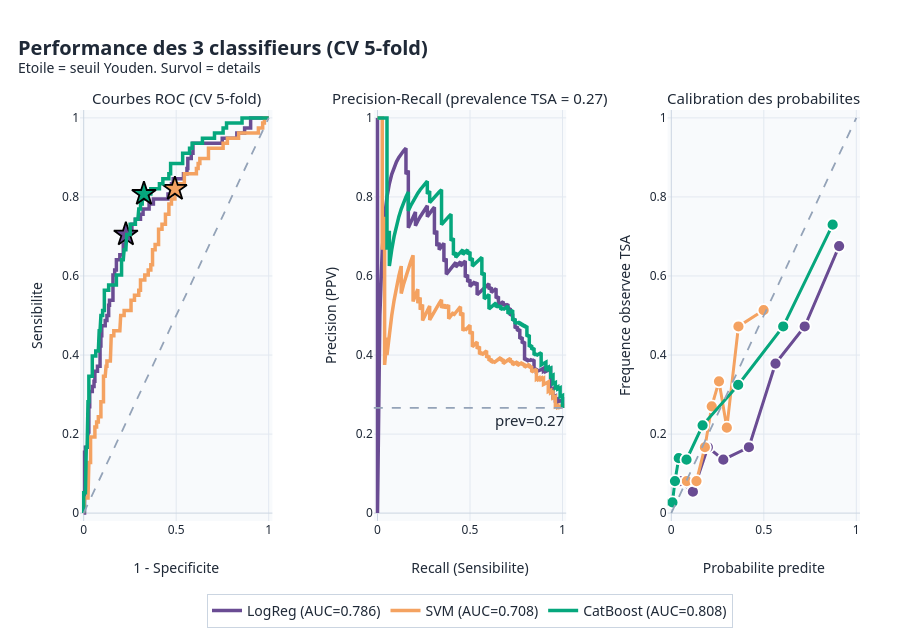

The notebook cell saved with this chart:
### Markdown cell above
## A.2 - ROC + Precision-Recall + Calibration (interactif)

### Code cell
fig = make_subplots(rows=1, cols=3, horizontal_spacing=0.13,
                    subplot_titles=('Courbes ROC (CV 5-fold)',
                                    f'Precision-Recall (prevalence TSA = {prev:.2f})',
                                    'Calibration des probabilites'))

for name, p in probas.items():
    fpr, tpr, thr = roc_curve(y, p)
    auc = roc_auc_score(y, p)
    youden = tpr - fpr; i_opt = int(np.argmax(youden))
    fig.add_trace(go.Scatter(
        x=fpr, y=tpr, mode='lines', name=f'{name} (AUC={auc:.3f})',
        line=dict(color=PALETTE[name], width=3.5),
        legendgroup=name,
        hovertemplate=f'<b>{name}</b><br>1-Spec=%{{x:.3f}}  Sens=%{{y:.3f}}<extra></extra>'),
        row=1, col=1)
    fig.add_trace(go.Scatter(
        x=[fpr[i_opt]], y=[tpr[i_opt]], mode='markers', showlegend=False,
        marker=dict(size=18, color=PALETTE[name], symbol='star',
                    line=dict(color='black', width=1.8)),
        legendgroup=name,
        hovertemplate=f'<b>{name}</b><br>Seuil Youden p={thr[i_opt]:.2f}<br>'
                      f'Sens={tpr[i_opt]:.2f}  Spec={1-fpr[i_opt]:.2f}<extra></extra>'),
        row=1, col=1)

    pr, rc, _ = precision_recall_curve(y, p)
    ap = average_precision_score(y, p)
    fig.add_trace(go.Scatter(
        x=rc, y=pr, mode='lines', name=f'{name} (AP={ap:.3f})',
        line=dict(color=PALETTE[name], width=3.5),
        legendgroup=name, showlegend=False,
        hovertemplate=f'<b>{name}</b><br>Recall=%{{x:.3f}}  Precision=%{{y:.3f}}<extra></extra>'),
        row=1, col=2)

    fp, mp = calibration_curve(y, p, n_bins=8, strategy='quantile')
    brier = brier_score_loss(y, p)
    fig.add_trace(go.Scatter(
        x=mp, y=fp, mode='lines+markers', name=f'{name} (Brier={brier:.3f})',
        line=dict(color=PALETTE[name], width=3),
        marker=dict(size=12, color=PALETTE[name], line=dict(color='white', width=1.8)),
        legendgroup=name, showlegend=False,
        hovertemplate=f'<b>{name}</b><br>p predite=%{{x:.2f}}  freq obs=%{{y:.2f}}<extra></extra>'),
        row=1, col=3)

# Reperes
fig.add_trace(go.Scatter(x=[0,1], y=[0,1], mode='lines', showlegend=False,
                          line=dict(color=PALETTE['muted'], dash='dash', width=1.8),
                          hoverinfo='skip'), row=1, col=1)
fig.add_hline(y=prev, line=dict(color=PALETTE['muted'], dash='dash', width=1.8),
              annotation_text=f'prev={prev:.2f}',
              annotation_font=dict(size=13, color=PALETTE['muted']),
              annotation_position='bottom right',
              row=1, col=2)
fig.add_trace(go.Scatter(x=[0,1], y=[0,1], mode='lines', showlegend=False,
                          line=dict(color=PALETTE['muted'], dash='dash', width=1.8),
                          hoverinfo='skip'), row=1, col=3)

fig.update_xaxes(title_text='1 - Specificite', range=[-0.02, 1.02], row=1, col=1)
fig.update_yaxes(title_text='Sensibilite', range=[-0.02, 1.02], row=1, col=1)
fig.update_xaxes(title_text='Recall (Sensibilite)', range=[-0.02, 1.02], row=1, col=2)
fig.update_yaxes(title_text='Precision (PPV)', range=[-0.02, 1.02], row=1, col=2)
fig.update_xaxes(title_text='Probabilite predite', range=[-0.02, 1.02], row=1, col=3)
fig.update_yaxes(title_text='Frequence observee TSA', range=[-0.02, 1.02], row=1, col=3)
fig.update_layout(height=640,
                  title=dict(text='<b>Performance des 3 classifieurs (CV 5-fold)</b><br>'
                                  '<sup style="font-size:13px">Etoile = seuil Youden. Survol = details</sup>',
                             font=dict(size=20)),
                  legend=dict(orientation='h', yanchor='bottom', y=-0.26,
                              xanchor='center', x=0.5, font=dict(size=14)),
                  margin=dict(l=80, r=40, t=110, b=110))
style_subplot_titles(fig, size=15)
fig.write_image(str(OUT/'A2_roc_pr_calibration.png'), width=1900, height=640, scale=2)
fig.show()

### Figure 1 — Plotly figure (JSON) as saved in the notebook; plotly's stock layout.template omitted (floating-point values rounded to 4 significant figures; data arrays with more than 128 entries replaced by an {"elided": "..."} marker saying what was removed)
{"data": [{"hovertemplate": "<b>LogReg</b><br>1-Spec=%{x:.3f}  Sens=%{y:.3f}<extra></extra>", "legendgroup": "LogReg", "line": {"color": "#6A4C93", "width": 3.5}, "mode": "lines", "name": "LogReg (AUC=0.786)", "type": "scatter", "x": [0.0, 0.004651, 0.004651, 0.009302, 0.009302, 0.02326, 0.02326, 0.02791, 0.02791, 0.03256, 0.03256, 0.04651, 0.04651, 0.05581, 0.05581, 0.06047, 0.06047, 0.07442, 0.07442, 0.08837, 0.08837, 0.09302, 0.09302, 0.09767, 0.09767, 0.1163, 0.1163, 0.1256, 0.1256, 0.1349, 0.1349, 0.1395, 0.1395, 0.1581, 0.1581, 0.1674, 0.1674, 0.1767, 0.1767, 0.1953, 0.1953, 0.214, 0.214, 0.2233, 0.2233, 0.2279, 0.2279, 0.2419, 0.2419, 0.2605, 0.2605, 0.2791, 0.2791, 0.307, 0.307, 0.3209, 0.3209, 0.3535, 0.3535, 0.3767, 0.3767, 0.4558, 0.4558, 0.4698, 0.4698, 0.4744, 0.4744, 0.4837, 0.4837, 0.5395, 0.5395, 0.5581, 0.5581, 0.5628, 0.5628, 0.5814, 0.5814, 0.5907, 0.5907, 0.7488, 0.7488, 0.8279, 0.8279, 0.8698, 0.8698, 0.9023, 0.9023, 1.0], "xaxis": "x", "y": [0.0, 0.0, 0.1538, 0.1538, 0.1667, 0.1667, 0.2051, 0.2051, 0.2692, 0.2692, 0.3077, 0.3077, 0.3205, 0.3205, 0.3333, 0.3333, 0.359, 0.359, 0.3718, 0.3718, 0.4231, 0.4231, 0.4487, 0.4487, 0.4744, 0.4744, 0.4872, 0.4872, 0.5, 0.5, 0.5256, 0.5256, 0.5385, 0.5385, 0.6026, 0.6026, 0.6154, 0.6154, 0.641, 0.641, 0.6538, 0.6538, 0.6795, 0.6795, 0.6923, 0.6923, 0.7051, 0.7051, 0.7179, 0.7179, 0.7308, 0.7308, 0.7436, 0.7436, 0.7564, 0.7564, 0.7692, 0.7692, 0.7821, 0.7821, 0.7949, 0.7949, 0.8077, 0.8077, 0.8205, 0.8205, 0.8333, 0.8333, 0.8462, 0.8462, 0.859, 0.859, 0.8718, 0.8718, 0.8974, 0.8974, 0.9103, 0.9103, 0.9359, 0.9359, 0.9487, 0.9487, 0.9615, 0.9615, 0.9744, 0.9744, 1.0, 1.0], "yaxis": "y"}, {"hovertemplate": "<b>LogReg</b><br>Seuil Youden p=0.51<br>Sens=0.71  Spec=0.77<extra></extra>", "legendgroup": "LogReg", "marker": {"color": "#6A4C93", "line": {"color": "black", "width": 1.8}, "size": 18, "symbol": "star"}, "mode": "markers", "showlegend": false, "type": "scatter", "x": [0.2279], "xaxis": "x", "y": [0.7051], "yaxis": "y"}, {"hovertemplate": "<b>LogReg</b><br>Recall=%{x:.3f}  Precision=%{y:.3f}<extra></extra>", "legendgroup": "LogReg", "line": {"color": "#6A4C93", "width": 3.5}, "mode": "lines", "name": "LogReg (AP=0.597)", "showlegend": false, "type": "scatter", "x": {"elided": "294 float values"}, "xaxis": "x2", "y": {"elided": "294 float values"}, "yaxis": "y2"}, {"hovertemplate": "<b>LogReg</b><br>p predite=%{x:.2f}  freq obs=%{y:.2f}<extra></extra>", "legendgroup": "LogReg", "line": {"color": "#6A4C93", "width": 3}, "marker": {"color": "#6A4C93", "line": {"color": "white", "width": 1.8}, "size": 12}, "mode": "lines+markers", "name": "LogReg (Brier=0.180)", "showlegend": false, "type": "scatter", "x": [0.04691, 0.1167, 0.1977, 0.2811, 0.4195, 0.5633, 0.7211, 0.9072], "xaxis": "x3", "y": [0.08108, 0.05405, 0.1667, 0.1351, 0.1667, 0.3784, 0.4722, 0.6757], "yaxis": "y3"}, {"hovertemplate": "<b>SVM</b><br>1-Spec=%{x:.3f}  Sens=%{y:.3f}<extra></extra>", "legendgroup": "SVM", "line": {"color": "#F4A261", "width": 3.5}, "mode": "lines", "name": "SVM (AUC=0.708)", "type": "scatter", "x": [0.0, 0.0, 0.0, 0.004651, 0.004651, 0.02326, 0.02326, 0.02791, 0.02791, 0.03721, 0.03721, 0.06047, 0.06047, 0.06977, 0.06977, 0.07907, 0.07907, 0.09302, 0.09302, 0.107, 0.107, 0.1163, 0.1163, 0.1209, 0.1209, 0.1256, 0.1256, 0.1442, 0.1442, 0.1488, 0.1488, 0.1628, 0.1628, 0.1953, 0.1953, 0.2, 0.2, 0.2186, 0.2186, 0.2558, 0.2558, 0.2744, 0.2744, 0.2977, 0.2977, 0.307, 0.307, 0.3302, 0.3302, 0.3488, 0.3488, 0.3628, 0.3628, 0.3721, 0.3721, 0.386, 0.386, 0.4047, 0.4047, 0.4233, 0.4233, 0.4419, 0.4419, 0.4605, 0.4605, 0.4744, 0.4744, 0.493, 0.493, 0.5116, 0.5116, 0.5442, 0.5442, 0.6093, 0.6093, 0.6186, 0.6186, 0.6279, 0.6279, 0.6744, 0.6744, 0.7535, 0.7535, 0.7767, 0.7767, 0.8372, 0.8372, 0.9442, 0.9442, 0.9674, 0.9674, 0.9767, 0.9767, 1.0], "xaxis": "x", "y": [0.0, 0.01282, 0.02564, 0.02564, 0.03846, 0.03846, 0.05128, 0.05128, 0.1282, 0.1282, 0.1923, 0.1923, 0.2179, 0.2179, 0.2308, 0.2308, 0.2436, 0.2436, 0.2821, 0.2821, 0.3462, 0.3462, 0.359, 0.359, 0.3718, 0.3718, 0.3846, 0.3846, 0.4103, 0.4103, 0.4487, 0.4487, 0.4615, 0.4615, 0.4744, 0.4744, 0.5, 0.5, 0.5128, 0.5128, 0.5385, 0.5385, 0.5513, 0.5513, 0.5641, 0.5641, 0.5897, 0.5897, 0.6026, 0.6026, 0.6154, 0.6154, 0.6282, 0.6282, 0.6667, 0.6667, 0.6795, 0.6795, 0.7179, 0.7179, 0.7308, 0.7308, 0.7564, 0.7564, 0.7821, 0.7821, 0.7949, 0.7949, 0.8205, 0.8205, 0.8333, 0.8333, 0.859, 0.859, 0.8718, 0.8718, 0.8846, 0.8846, 0.8974, 0.8974, 0.9231, 0.9231, 0.9359, 0.9359, 0.9487, 0.9487, 0.9615, 0.9615, 0.9744, 0.9744, 0.9872, 0.9872, 1.0, 1.0], "yaxis": "y"}, {"hovertemplate": "<b>SVM</b><br>Seuil Youden p=0.22<br>Sens=0.82  Spec=0.51<extra></extra>", "legendgroup": "SVM", "marker": {"color": "#F4A261", "line": {"color": "black", "width": 1.8}, "size": 18, "symbol": "star"}, "mode": "markers", "showlegend": false, "type": "scatter", "x": [0.493], "xaxis": "x", "y": [0.8205], "yaxis": "y"}, {"hovertemplate": "<b>SVM</b><br>Recall=%{x:.3f}  Precision=%{y:.3f}<extra></extra>", "legendgroup": "SVM", "line": {"color": "#F4A261", "width": 3.5}, "mode": "lines", "name": "SVM (AP=0.466)", "showlegend": false, "type": "scatter", "x": {"elided": "294 float values"}, "xaxis": "x2", "y": {"elided": "294 float values"}, "yaxis": "y2"}, {"hovertemplate": "<b>SVM</b><br>p predite=%{x:.2f}  freq obs=%{y:.2f}<extra></extra>", "legendgroup": "SVM", "line": {"color": "#F4A261", "width": 3}, "marker": {"color": "#F4A261", "line": {"color": "white", "width": 1.8}, "size": 12}, "mode": "lines+markers", "name": "SVM (Brier=0.175)", "showlegend": false, "type": "scatter", "x": [0.0836, 0.1361, 0.1816, 0.2185, 0.2578, 0.3002, 0.3629, 0.4991], "xaxis": "x3", "y": [0.08108, 0.08108, 0.1667, 0.2703, 0.3333, 0.2162, 0.4722, 0.5135], "yaxis": "y3"}, {"hovertemplate": "<b>CatBoost</b><br>1-Spec=%{x:.3f}  Sens=%{y:.3f}<extra></extra>", "legendgroup": "CatBoost", "line": {"color": "#06A77D", "width": 3.5}, "mode": "lines", "name": "CatBoost (AUC=0.808)", "type": "scatter", "x": [0.0, 0.0, 0.0, 0.009302, 0.009302, 0.01395, 0.01395, 0.0186, 0.0186, 0.02326, 0.02326, 0.02791, 0.02791, 0.04651, 0.04651, 0.06512, 0.06512, 0.07907, 0.07907, 0.08372, 0.08372, 0.08837, 0.08837, 0.09302, 0.09302, 0.1023, 0.1023, 0.1116, 0.1116, 0.1349, 0.1349, 0.1767, 0.1767, 0.2047, 0.2047, 0.214, 0.214, 0.2186, 0.2186, 0.2279, 0.2279, 0.2326, 0.2326, 0.2512, 0.2512, 0.2791, 0.2791, 0.293, 0.293, 0.2977, 0.2977, 0.307, 0.307, 0.3163, 0.3163, 0.3256, 0.3256, 0.3628, 0.3628, 0.4093, 0.4093, 0.4279, 0.4279, 0.4605, 0.4605, 0.4698, 0.4698, 0.5349, 0.5349, 0.5721, 0.5721, 0.586, 0.586, 0.6419, 0.6419, 0.707, 0.707, 0.7535, 0.7535, 0.7721, 0.7721, 0.8558, 0.8558, 1.0], "xaxis": "x", "y": [0.0, 0.01282, 0.05128, 0.05128, 0.0641, 0.0641, 0.1667, 0.1667, 0.2692, 0.2692, 0.2821, 0.2821, 0.3462, 0.3462, 0.3974, 0.3974, 0.4103, 0.4103, 0.4231, 0.4231, 0.4615, 0.4615, 0.4872, 0.4872, 0.5, 0.5, 0.5128, 0.5128, 0.5641, 0.5641, 0.5769, 0.5769, 0.6026, 0.6026, 0.641, 0.641, 0.6538, 0.6538, 0.6667, 0.6667, 0.6795, 0.6795, 0.7051, 0.7051, 0.7308, 0.7308, 0.7436, 0.7436, 0.7564, 0.7564, 0.7692, 0.7692, 0.7821, 0.7821, 0.7949, 0.7949, 0.8077, 0.8077, 0.8205, 0.8205, 0.8333, 0.8333, 0.8462, 0.8462, 0.859, 0.859, 0.8846, 0.8846, 0.9103, 0.9103, 0.9231, 0.9231, 0.9359, 0.9359, 0.9487, 0.9487, 0.9615, 0.9615, 0.9744, 0.9744, 0.9872, 0.9872, 1.0, 1.0], "yaxis": "y"}, {"hovertemplate": "<b>CatBoost</b><br>Seuil Youden p=0.15<br>Sens=0.81  Spec=0.67<extra></extra>", "legendgroup": "CatBoost", "marker": {"color": "#06A77D", "line": {"color": "black", "width": 1.8}, "size": 18, "symbol": "star"}, "mode": "markers", "showlegend": false, "type": "scatter", "x": [0.3256], "xaxis": "x", "y": [0.8077], "yaxis": "y"}, {"hovertemplate": "<b>CatBoost</b><br>Recall=%{x:.3f}  Precision=%{y:.3f}<extra></extra>", "legendgroup": "CatBoost", "line": {"color": "#06A77D", "width": 3.5}, "mode": "lines", "name": "CatBoost (AP=0.628)", "showlegend": false, "type": "scatter", "x": {"elided": "294 float values"}, "xaxis": "x2", "y": {"elided": "294 float values"}, "yaxis": "y2"}, {"hovertemplate": "<b>CatBoost</b><br>p predite=%{x:.2f}  freq obs=%{y:.2f}<extra></extra>", "legendgroup": "CatBoost", "line": {"color": "#06A77D", "width": 3}, "marker": {"color": "#06A77D", "line": {"color": "white", "width": 1.8}, "size": 12}, "mode": "lines+markers", "name": "CatBoost (Brier=0.154)", "showlegend": false, "type": "scatter", "x": [0.006161, 0.01984, 0.04035, 0.08224, 0.1692, 0.3613, 0.6048, 0.8722], "xaxis": "x3", "y": [0.02703, 0.08108, 0.1389, 0.1351, 0.2222, 0.3243, 0.4722, 0.7297], "yaxis": "y3"}, {"hoverinfo": "skip", "line": {"color": "#94A3B8", "dash": "dash", "width": 1.8}, "mode": "lines", "showlegend": false, "type": "scatter", "x": [0, 1], "xaxis": "x", "y": [0, 1], "yaxis": "y"}, {"hoverinfo": "skip", "line": {"color": "#94A3B8", "dash": "dash", "width": 1.8}, "mode": "lines", "showlegend": false, "type": "scatter", "x": [0, 1], "xaxis": "x3", "y": [0, 1], "yaxis": "y3"}], "layout": {"annotations": [{"font": {"color": "#1F2937", "family": "Segoe UI, Arial", "size": 15}, "showarrow": false, "text": "Courbes ROC (CV 5-fold)", "x": 0.1233, "xanchor": "center", "xref": "paper", "y": 1, "yanchor": "bottom", "yref": "paper"}, {"font": {"color": "#1F2937", "family": "Segoe UI, Arial", "size": 15}, "showarrow": false, "text": "Precision-Recall (prevalence TSA = 0.27)", "x": 0.5, "xanchor": "center", "xref": "paper", "y": 1, "yanchor": "bottom", "yref": "paper"}, {"font": {"color": "#1F2937", "family": "Segoe UI, Arial", "size": 15}, "showarrow": false, "text": "Calibration des probabilites", "x": 0.8767, "xanchor": "center", "xref": "paper", "y": 1, "yanchor": "bottom", "yref": "paper"}, {"font": {"color": "#1F2937", "family": "Segoe UI, Arial", "size": 15}, "showarrow": false, "text": "prev=0.27", "x": 1, "xanchor": "right", "xref": "x2 domain", "y": 0.2662, "yanchor": "top", "yref": "y2"}], "height": 640, "legend": {"font": {"size": 14}, "orientation": "h", "x": 0.5, "xanchor": "center", "y": -0.26, "yanchor": "bottom"}, "margin": {"b": 110, "l": 80, "r": 40, "t": 110}, "shapes": [{"line": {"color": "#94A3B8", "dash": "dash", "width": 1.8}, "type": "line", "x0": 0, "x1": 1, "xref": "x2 domain", "y0": 0.2662, "y1": 0.2662, "yref": "y2"}], "title": {"font": {"size": 20}, "text": "<b>Performance des 3 classifieurs (CV 5-fold)</b><br><sup style=\"font-size:13px\">Etoile = seuil Youden. Survol = details</sup>"}, "xaxis": {"anchor": "y", "domain": [0, 0.2467], "range": [-0.02, 1.02], "title": {"text": "1 - Specificite"}}, "xaxis2": {"anchor": "y2", "domain": [0.3767, 0.6233], "range": [-0.02, 1.02], "title": {"text": "Recall (Sensibilite)"}}, "xaxis3": {"anchor": "y3", "domain": [0.7533, 1], "range": [-0.02, 1.02], "title": {"text": "Probabilite predite"}}, "yaxis": {"anchor": "x", "domain": [0, 1], "range": [-0.02, 1.02], "title": {"text": "Sensibilite"}}, "yaxis2": {"anchor": "x2", "domain": [0, 1], "range": [-0.02, 1.02], "title": {"text": "Precision (PPV)"}}, "yaxis3": {"anchor": "x3", "domain": [0, 1], "range": [-0.02, 1.02], "title": {"text": "Frequence observee TSA"}}}}
